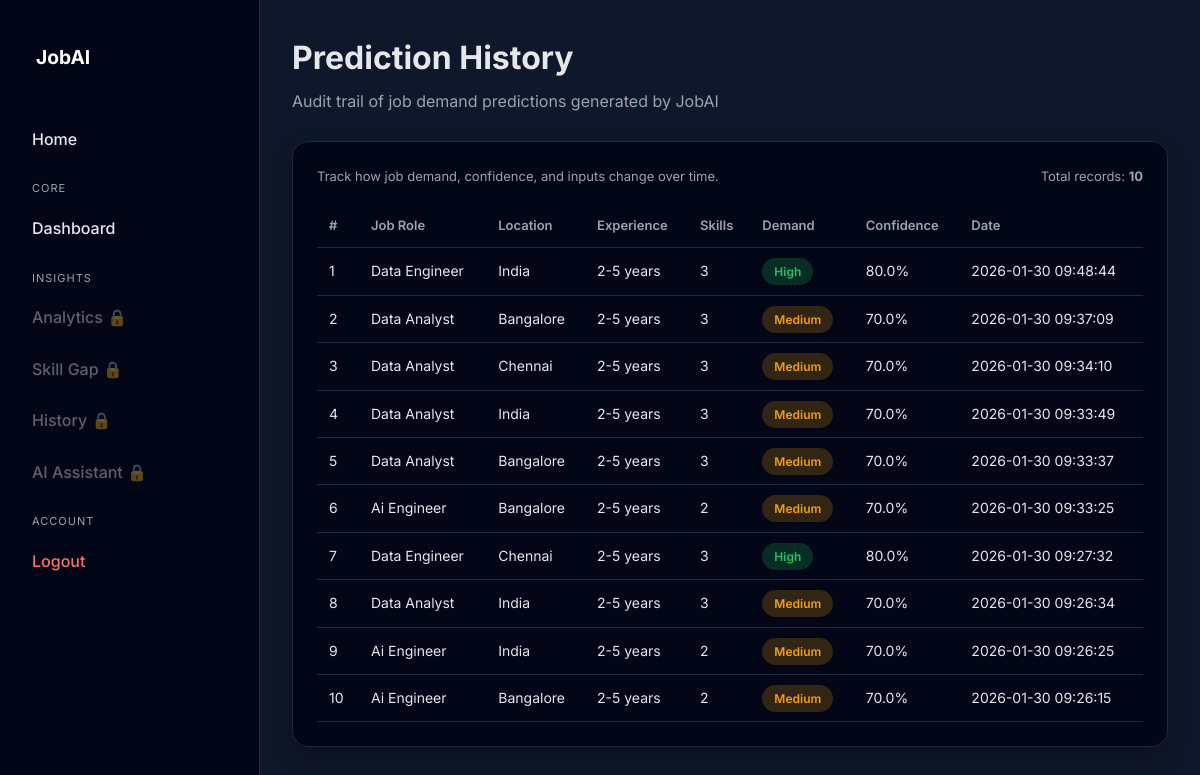
The page /history (signed in) on the database its author committed.
### tables this page shows
CREATE TABLE predictions (
            id INTEGER PRIMARY KEY AUTOINCREMENT,
            jobtitle TEXT,
            location TEXT,
            experience_level TEXT,
            industry TEXT,
            skill_count INTEGER,
            demand TEXT,
            confidence REAL,
            created_at TEXT
        );

### app.py (the view)
@app.route("/history")
@login_required
def history():
    return render_template(
        "history.html",
        predictions=get_last_10_predictions()
    )

### app.py (called while the page is built)
def get_db_connection():
    conn = sqlite3.connect(DB_PATH)
    conn.row_factory = sqlite3.Row
    return conn

def ensure_predictions_table():
    with get_db_connection() as conn:
        conn.execute("""
            CREATE TABLE IF NOT EXISTS predictions (
                id INTEGER PRIMARY KEY AUTOINCREMENT,
                jobtitle TEXT,
                location TEXT,
                experience_level TEXT,
                industry TEXT,
                skill_count INTEGER,
                demand TEXT,
                confidence REAL,
                created_at TEXT
            )
        """)

def get_last_10_predictions():
    ensure_predictions_table()
    with get_db_connection() as conn:
        rows = conn.execute("""
            SELECT jobtitle, location, experience_level,
                   industry, skill_count, demand,
                   confidence, created_at
            FROM predictions
            ORDER BY id DESC
            LIMIT 10
        """).fetchall()
    return [dict(row) for row in rows]

def login_required(f):
    @wraps(f)
    def wrapper(*args, **kwargs):
        if "user" not in session:
            return redirect(url_for("login"))
        return f(*args, **kwargs)
    return wrapper

### templates/history.html (shortened to what this page needs)
{% extends "base.html" %}
{% block content %}
<div class="dashboard-header fade-in">
  <h1>Prediction History</h1>
  <p class="text-muted">
    Audit trail of job demand predictions generated by JobAI
  </p>
</div>
<section class="panel fade-in history-table">
{% if predictions and predictions|length > 0 %}
<div class="history-meta">
  <p>
    Track how job demand, confidence, and inputs change over time.
  </p>
  <p>
    Total records: <b>{{ predictions|length }}</b>
  </p>
</div>
<table>
  <thead>
    <tr>
      <th>#</th>
      <th>Job Role</th>
      <th>Location</th>
      <th>Experience</th>
      <th>Skills</th>
      <th>Demand</th>
      <th>Confidence</th>
      <th>Date</th>
    </tr>
  </thead>
  <tbody>
    {% for p in predictions %}
    <tr>
      <td>{{ loop.index }}</td>
      <td>{{ p.jobtitle | title if p.jobtitle else "-" }}</td>
      <td>{{ p.location | title if p.location else "-" }}</td>
      <td>{{ p.experience_level if p.experience_level else "-" }}</td>
      <td>{{ p.skill_count if p.skill_count is not none else "-" }}</td>
      <td>
        {% if p.demand == "High" %}
          <span class="badge high">High</span>
        {% elif p.demand == "Medium" %}
          <span class="badge medium">Medium</span>
        {% else %}
          <span class="badge low">Low</span>
        {% endif %}
      </td>
      <td>{{ p.confidence }}%</td>
      <td>
        {{ p.created_at[:19].replace("T"," ") if p.created_at else "-" }}
      </td>
    </tr>
    {% endfor %}
  </tbody>
</table>
{% else %}
<p class="text-muted">
  No prediction records found yet.<br>
  Run a prediction from the dashboard to generate history.
</p>
{% endif %}
</section>
{% endblock %}

### templates/base.html (shortened to what this page needs)
<!DOCTYPE html>
<html lang="en">
<head>
  <link rel="stylesheet" href="{{ url_for('static', filename='css/main.css') }}">
</head>
<body class="dark">
<div class="app">
  <aside class="sidebar" id="sidebar">
    <div class="brand" onclick="navigateAndClose('{{ url_for('dashboard') }}')">
      JobAI
    </div>
    <nav class="nav">
      <a href="{{ url_for('index') }}"
         onclick="closeSidebar()"
         class="nav-item {% if request.path == '/' %}active{% endif %}">
        Home
      </a>
      {% if session.get("user") %}
        <div class="nav-section-label">Core</div>
        <a href="{{ url_for('dashboard') }}"
           onclick="closeSidebar()"
           class="nav-item {% if request.path.startswith('/dashboard') %}active{% endif %}">
          Dashboard
        </a>
        <div class="nav-section-label">Insights</div>
        {% if session.get("prediction_done") %}
          <a href="{{ url_for('analytics') }}"
             onclick="closeSidebar()"
             class="nav-item {% if request.path.startswith('/analytics') %}active{% endif %}">
            Analytics
          </a>
          <a href="{{ url_for('skill_gap') }}"
             onclick="closeSidebar()"
             class="nav-item {% if request.path.startswith('/skill-gap') %}active{% endif %}">
            Skill Gap
          </a>
          <a href="{{ url_for('history') }}"
             onclick="closeSidebar()"
             class="nav-item {% if request.path.startswith('/history') %}active{% endif %}">
            History
          </a>
          <a href="{{ url_for('chatbot') }}"
             onclick="closeSidebar()"
             class="nav-item {% if request.path.startswith('/chatbot') %}active{% endif %}">
            AI Assistant
          </a>
        {% else %}
          <span class="nav-item disabled">Analytics 🔒</span>
          <span class="nav-item disabled">Skill Gap 🔒</span>
          <span class="nav-item disabled">History 🔒</span>
          <span class="nav-item disabled">AI Assistant 🔒</span>
        {% endif %}
        <div class="nav-section-label">Account</div>
        <a href="{{ url_for('logout') }}"
           onclick="closeSidebar()"
           class="nav-item logout">
          Logout
        </a>
      {% endif %}
    </nav>
  </aside>
  <main class="main">
    {% block content %}{% endblock %}
  </main>
</div>
</body>
</html>

### static/css/main.css (style rules this page uses)
* { margin: 0; padding: 0; box-sizing: border-box; }
a { text-decoration: none; color: inherit; }
body.dark { --bg-main: #0f172a; --bg-card: #020617; --primary: #6366f1; --secondary: #22d3ee; --text-main: #e5e7eb; --text-muted: #9ca3af; --border-soft: #1e293b; --shadow-soft: 0 10px 24px rgba(0,0,0,0.25); --shadow-hover: 0 18px 40px rgba(0,0,0,0.35); }
body { font-family: "Inter", sans-serif; background: var(--bg-main); color: var(--text-main); line-height: 1.6; }
.app { display: flex; min-height: 100vh; }
.sidebar { width: 260px; background: var(--bg-card); border-right: 1px solid var(--border-soft); padding: 24px 18px; }
.sidebar .brand { font-weight: 700; font-size: 1.2rem; margin-bottom: 26px; }
.nav .nav-item { display: flex; align-items: center; gap: 10px; padding: 10px 14px; border-radius: 10px; margin-bottom: 6px; transition: 0.2s ease; font-weight: 500; }
.nav .nav-item.disabled { opacity: 0.4; cursor: not-allowed; }
.main { flex: 1; padding: 32px; }
.panel, .feature-card { padding: 24px; border-radius: 16px; background: var(--bg-card); border: 1px solid var(--border-soft); box-shadow: var(--shadow-soft); transition: transform 0.2s ease, box-shadow 0.2s ease; }
.dashboard-header { margin-bottom: 26px; }
.dashboard-header h1 { font-size: 2rem; font-weight: 700; }
.dashboard-header p { margin-top: 6px; color: var(--text-muted); }
table { width: 100%; border-collapse: collapse; margin-top: 14px; }
th { font-weight: 600; color: var(--text-muted); font-size: 13px; }
th, td { padding: 12px; border-bottom: 1px solid var(--border-soft); font-size: 14px; }
.fade-in { animation: fadeInUp 0.35s ease both; }

### templates/base.html (style rules this page uses)
:root { --bg-main: #0f172a; --bg-card: #020617; --border-soft: #1e293b; --primary: #6366f1; --text-main: #e5e7eb; --text-muted: #9ca3af; --danger: #f87171; }
body.dark { background: var(--bg-main); color: var(--text-main); font-family: 'Inter', sans-serif; }
.nav-section-label { font-size: 11px; letter-spacing: 1px; text-transform: uppercase; color: var(--text-muted); margin: 18px 0 8px; padding-left: 14px; }
.nav-item { display: flex; align-items: center; gap: 10px; padding: 10px 14px; border-radius: 10px; color: var(--text-main); text-decoration: none; font-weight: 500; transition: 0.2s ease; }
.nav-item.disabled { opacity: 0.4; pointer-events: none; }
.nav-item.logout { color: var(--danger); margin-top: 6px; }
.sidebar { width: 260px; background: var(--bg-card); border-right: 1px solid var(--border-soft); }
.brand { font-weight: 700; font-size: 18px; padding: 18px; cursor: pointer; color: #fff; }
.main { padding: 32px; }

### templates/history.html (style rules this page uses)
.history-table table { width: 100%; border-collapse: collapse; margin-top: 16px; }
.history-table th { font-size: 13px; font-weight: 600; color: var(--text-muted); padding: 12px; text-align: left; border-bottom: 1px solid var(--border-soft); }
.history-table td { padding: 12px; font-size: 14px; border-bottom: 1px solid var(--border-soft); }
.badge { padding: 6px 12px; border-radius: 999px; font-size: 12px; font-weight: 600; }
.badge.high { background: rgba(34,197,94,0.2); color: #22c55e; }
.badge.medium { background: rgba(245,158,11,0.2); color: #f59e0b; }
.history-meta { display: flex; justify-content: space-between; flex-wrap: wrap; gap: 12px; margin-bottom: 14px; }
.history-meta p { font-size: 13px; color: var(--text-muted); }

### rows shown on the page
predictions: jobtitle "Data Engineer", location "India", experience_level "2-5 years", skill_count "3", demand "High", confidence "80.0", created_at "2026-01-30 09:48:44"
predictions: jobtitle "Data Analyst", location "Bangalore", experience_level "2-5 years", skill_count "3", demand "Medium", confidence "70.0", created_at "2026-01-30 09:37:09"
predictions: jobtitle "Data Analyst", location "Chennai", experience_level "2-5 years", skill_count "3", demand "Medium", confidence "70.0", created_at "2026-01-30 09:34:10"
predictions: jobtitle "Data Analyst", location "India", experience_level "2-5 years", skill_count "3", demand "Medium", confidence "70.0", created_at "2026-01-30 09:33:49"
predictions: jobtitle "Data Analyst", location "Bangalore", experience_level "2-5 years", skill_count "3", demand "Medium", confidence "70.0", created_at "2026-01-30 09:33:37"
predictions: jobtitle "Ai Engineer", location "Bangalore", experience_level "2-5 years", skill_count "2", demand "Medium", confidence "70.0", created_at "2026-01-30 09:33:25"
predictions: jobtitle "Data Engineer", location "Chennai", experience_level "2-5 years", skill_count "3", demand "High", confidence "80.0", created_at "2026-01-30 09:27:32"
predictions: jobtitle "Data Analyst", location "India", experience_level "2-5 years", skill_count "3", demand "Medium", confidence "70.0", created_at "2026-01-30 09:26:34"
predictions: jobtitle "Ai Engineer", location "India", experience_level "2-5 years", skill_count "2", demand "Medium", confidence "70.0", created_at "2026-01-30 09:26:25"
predictions: jobtitle "Ai Engineer", location "Bangalore", experience_level "2-5 years", skill_count "2", demand "Medium", confidence "70.0", created_at "2026-01-30 09:26:15"

### other values the page prints
{{ predictions|length }} "10"
